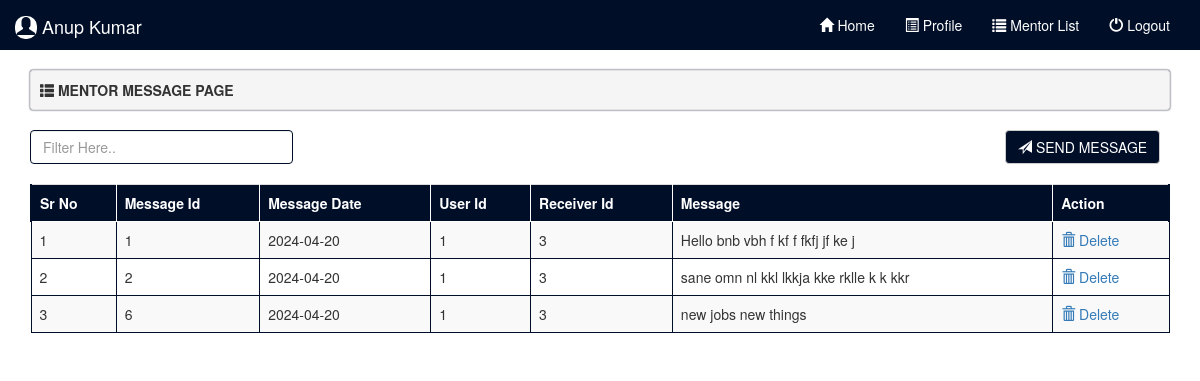
Page /message?id=3 (signed in) on the committed database.
### tables this page shows
CREATE TABLE IF NOT EXISTS `tbl_message` (
  `msg_id` int(11) NOT NULL AUTO_INCREMENT,
  `mdate` varchar(12) NOT NULL,
  `uid` int(11) NOT NULL,
  `mid` int(11) NOT NULL,
  `message` longtext NOT NULL,
  PRIMARY KEY (`msg_id`)
);

### message.php (the view, shortened to what this page needs)
<?php
include('connect.php');
$id = $_GET['id'];
?>
<!DOCTYPE html>
<html>
<head>
	<?php include('bootcdn.php') ?>
</head>
<body>
	<?php include('header.php'); ?>
	<div class="container">
		<div class="well well-sm">
			<span class="glyphicon glyphicon-th-list"></span>
			<b>MENTOR MESSAGE PAGE</b>
		</div>
              <div class="row">
                     <div class="col-sm-3">
                      <input style="border:1px solid #010E28;" class="form-control" id="myInput" type="text" placeholder="Filter Here..">
                     </div>
                     <div class="col-sm-7">
                     </div>
                     <div class="col-sm-2">
                            <a style="background-color:#010E28;color:white;" href="#" class="btn btn-default" data-toggle="modal" data-target="#myModal">
                                   <span class="glyphicon glyphicon-send"></span>
                                   SEND MESSAGE
                            </a>
                     </div>
              </div>
             <br>
               <div class="table-responsive">
                     <table class="table table-hover table-striped table-bordered">
                            <thead>
                                   <tr>
                                          <th>Sr No</th>
                                          <th>Message Id</th>
                                          <th>Message Date</th>
                                          <th>User Id</th>
                                          <th>Receiver Id</th>
                                          <th>Message</th>
                                          <th>Action</th>
                                   </tr>
                            </thead>
                            <tbody id="myTable">
                                   <?php
                                   $ulist = mysqli_query($con,"SELECT * FROM `tbl_message` WHERE `uid` = '".$_SESSION['uid']."' AND `mid` = '".$id."' ");
                                   $counter = 1;
                                   while($ulist_data = mysqli_fetch_assoc($ulist)){
                                   ?>
                                   <tr>
                                          <td><?php echo $counter; ?></td>
                                          <td><?php echo $ulist_data['msg_id'] ?></td>
                                          <td><?php echo $ulist_data['mdate'] ?></td>
                                          <td><?php echo $ulist_data['uid'] ?></td>
                                          <td><?php echo $ulist_data['mid'] ?></td>
                                          <td><?php echo $ulist_data['message'] ?></td>
                                          <td>
                                              <a onclick="return confirm('Are you sure?')" href="inbox?id=<?php echo $ulist_data['msg_id'] ?>">
                                              <span class="glyphicon glyphicon-trash"></span>
                                              Delete
                                              </a>
                                          </td>
                                   </tr>
                            <?php $counter++;} ?>
                            </tbody>
                     </table>
               </div>
	</div>
</body>
</html>

### message.php (style rules this page uses)
.well-sm, .well { box-shadow:0 0 2px #010E28; }
.table thead tr th { background-color:#010E28; color:white; }
.table thead tr { border-left:2px solid #010E28;border-right:2px solid #010E28; }
.table thead tr th { border:1px solid white; }
.table tbody tr td { border:1px solid #010E28; }

### rows in the picture
tbl_message: msg_id "1", mdate "2024-04-20", uid "1", mid "3", message "Hello bnb vbh f kf f fkfj jf ke j"
tbl_message: msg_id "2", mdate "2024-04-20", uid "1", mid "3", message "sane omn nl kkl lkkja kke rklle k k kkr"
tbl_message: msg_id "6", mdate "2024-04-20", uid "1", mid "3", message "new jobs new things"

### other values in the picture
$_SESSION['fname'] "Anup Kumar"
